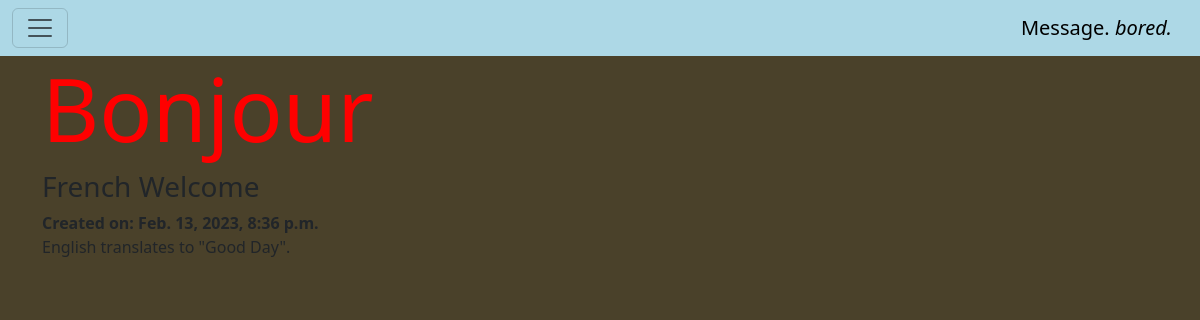
Page /posts/2/ on the committed database.
### posts/models.py (models this page shows, shortened)
class Post(models.Model):
    title = models.CharField(max_length=128)
    subtitle = models.CharField(max_length=128)
    body = models.TextField()
    created_on = models.DateTimeField(auto_now_add=True)

### posts/views.py (the view)
# urls.py: path("<int:pk>/", PostDetailView.as_view(), name="detail")
class PostDetailView(DetailView):
        template_name = "detail.html"
        model = Post

### templates/detail.html (shortened to what this page needs)
{% extends 'base.html' %}
{% block content %}
<h1>{{ post.title }}</h1>
<h3>{{ post.subtitle }}</h3>
<strong>Created on: {{ post.created_on }}</strong>
<p>{{ post.body }}</p>
{% endblock content %}

### static/css/base.css (style rules this page uses)
h1, h3 { justify-content: center; }
h1 { color: red; font-size: 88px; }
body { background-color: #4A412A; }

### rows in the picture
Post: title "Bonjour", subtitle "French Welcome", created_on "Feb. 13, 2023, 8:36 p.m.", body "English translates to \"Good Day\"."
